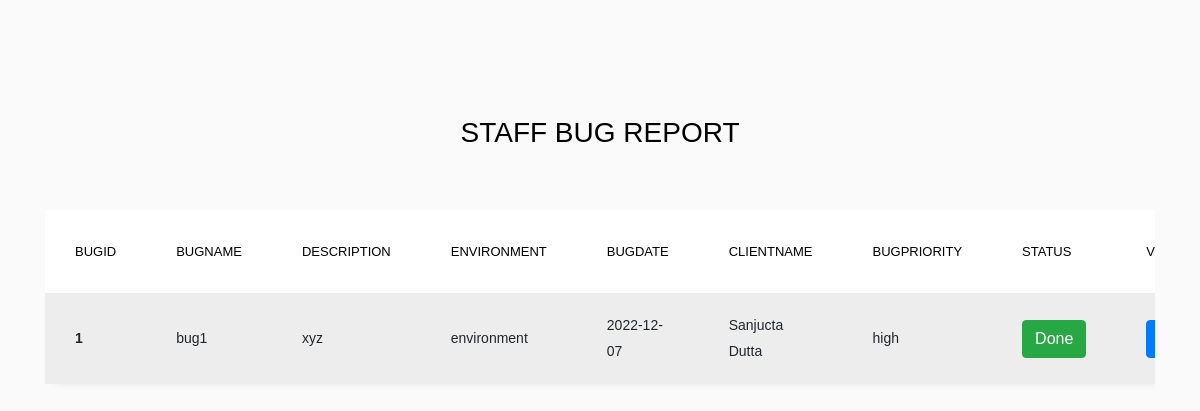
/viewBugsStaff (signed in), run on the app's committed database.
### main.py (models this page shows)
class Bugs(UserMixin,db.Model):
    __tablename__ = "Bugs"
    id = db.Column(db.Integer, primary_key=True)
    BugName = db.Column(db.String(100), unique=True)
    Description = db.Column(db.String(1000))
    Environment= db.Column(db.String(100))
    BugDate = db.Column(db.Integer)
    Client_Name = db.Column(db.String(100))
    BugPriority=db.Column(db.String(100))
    Phone_No = db.Column(db.Integer)
    Email_of_client = db.Column(db.String(1000))
    staff_Name=db.Column(db.String(1000))
    comment = relationship("Comment", back_populates="Parent_Bug")
    Status = db.Column(db.String(100))

### main.py (the view)
@app.route("/viewBugsStaff")
def viewBugsStaff():
    print(current_user.name)
    StaffBugs = Bugs.query.filter_by(staff_Name=current_user.name).all()
    return render_template("StaffBugReport.html", Bugs=StaffBugs)

### main.py (called while the page is built)
def st():
    @login_manager.user_loader
    def load_user1(user_id):
        return staff.query.get(int(user_id))

### template/StaffBugReport.html (shortened to what this page needs)
<!doctype html>
<html lang="en">
  <head>
	<link rel="stylesheet" href="https://stackpath.bootstrapcdn.com/font-awesome/4.7.0/css/font-awesome.min.css">
	<link rel="stylesheet" href="static/assets4/css/style.css">
	</head>
	<body>
	<section class="ftco-section">
		<div class="container">
			<div class="row justify-content-center">
				<div class="col-md-6 text-center mb-5">
					<h2 class="heading-section"> STAFF BUG REPORT</h2>
				</div>
			</div>
			<div class="row">
				<div class="col-md-12">
					<div class="table-wrap">
						<table class="table table-striped">
						  <thead>
						    <tr>
							  <th>BugID</th>
						      <th>BugName</th>
						      <th>Description</th>
						      <th>Environment</th>
						      <th>BugDate</th>
						      <th>ClientName</th>
							  <th>BugPriority</th>
						      <th>Status</th>
							  <th>View</th>
						    </tr>
						  </thead>
						  <tbody>
						   {% for bug in Bugs%}
						    <tr>
						      <th scope="row">{{bug.id}}</th>
						      <td>{{bug.BugName}}</td>
						      <td>{{bug.Description}}</td>
						      <td>{{bug.Environment}}</td>
						      <td>{{bug.BugDate}}</td>
							  <td>{{bug.Client_Name}}</td>
							  <td>{{bug.BugPriority}}</td>
                                <td>
								{% if bug.Status=="Done"%}
						          <a href="#" class="btn btn-success">{{bug.Status}}</a>
								{% endif %}
							  </td>
							  <td><a href={{url_for("BugDisplayStaff",TicketNo=bug.id)}} class="btn btn-primary">VIEW</a></td>
						    </tr>
                             {% endfor %}
						  </tbody>
						</table>
					</div>
				</div>
			</div>
		</div>
	</section>
	</body>
</html>

### data on the page
Bugs: id "1", BugName "bug1", Description "xyz", Environment "environment", BugDate "2022-12-07", Client_Name "Sanjucta Dutta", BugPriority "high", Status "Done"
